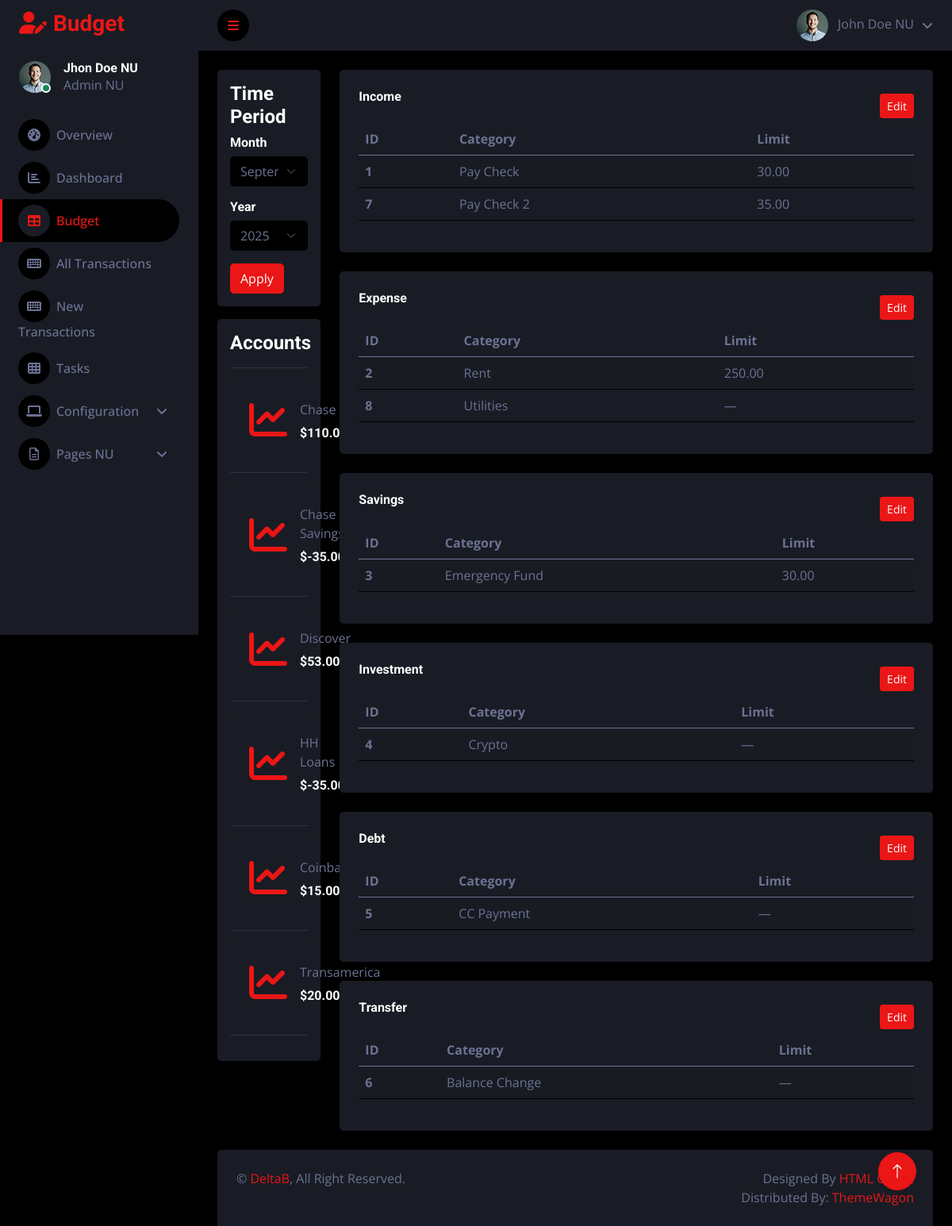
The page /budget/ on the database its author committed.
### BudgetApp/models.py (models this page shows, shortened)
class Account(models.Model):
    name = models.CharField(max_length=255, unique=True)
    type = models.ForeignKey(AccountType, on_delete=models.CASCADE)
    balance = models.DecimalField(max_digits=12, decimal_places=2, default=0)

class CategoryType(models.Model):
    name = models.CharField(max_length=255, unique=True)

class Category(models.Model):
    name = models.CharField(max_length=255, unique=True)
    type = models.ForeignKey(CategoryType, on_delete=models.CASCADE)

### BudgetApp/views.py (the view)
# urls.py: path('budget/', views.budget, name='budget'),
def budget(request):
    selected_month, selected_year = getselectedmonthyear(request)
    budgetmap = getbudgetmap(selected_month, selected_year)
    categories = Category.objects.all()
    categorytypes = CategoryType.objects.all().prefetch_related("category_set")
    accounts = Account.objects.all()
    accounttypes = AccountType.objects.all()
    transactions = Transaction.objects.all()
    context = {
        "categories": categories,
        "categorytypes": categorytypes,
        "accounts": accounts,
        "accounttypes": accounttypes,
        "transactions": transactions,
        "budgetmap": budgetmap,
        "selected_month": selected_month,
        "selected_year": selected_year,
    }
    return render(request, "budget.html", context)

### BudgetApp/contextprocessors.py (called while the page is built)
def typeiconmap(request):
    return {"typeiconmap": TYPEICONMAP}

def accounticonmap(request):
    return {"accounticonmap": ACCOUNTICONMAP}

### BudgetApp/templatetags/budgetextra.py (called while the page is built)
@register.filter
def getitem(dictionary, key):
    if isinstance(dictionary, dict):
        return dictionary.get(key)
    return None

### BudgetApp/views.py (called while the page is built)
def getselectedmonthyear(request):
    if "month" in request.GET and "year" in request.GET:
        request.session["month"] = int(request.GET["month"])
        request.session["year"] = int(request.GET["year"])
    selected_month = request.session.get("month")
    selected_year = request.session.get("year")
    if not selected_month or not selected_year:
        today = timezone.now()
        selected_month = today.month
        selected_year = today.year
        request.session["month"] = selected_month
        request.session["year"] = selected_year
    return selected_month, selected_year

def getbudgetmap(month, year):
    budgets = Budget.objects.filter(month=month, year=year)
    return {b.category_id: b.limit for b in budgets}

### BudgetApp/templates/budget.html (shortened to what this page needs)
{% load static %}
{% load budgetextra %}
<!DOCTYPE html>
<html lang="en">
<head>
    <link href="https://cdnjs.cloudflare.com/ajax/libs/font-awesome/6.5.2/css/all.min.css" rel="stylesheet">
    <link href="https://cdn.jsdelivr.net/npm/bootstrap-icons@1.4.1/font/bootstrap-icons.css" rel="stylesheet">
    <link href="{% static 'lib/owlcarousel/assets/owl.carousel.min.css' %}" rel="stylesheet">
    <link href="{% static 'lib/tempusdominus/css/tempusdominus-bootstrap-4.min.css' %}" rel="stylesheet" />
    <link href="{% static 'css/bootstrap.min.css' %}" rel="stylesheet">
    <link href="{% static 'css/style.css' %}" rel="stylesheet">
</head>
<body>
    <div class="container-fluid position-relative d-flex p-0">
        <div class="sidebar pe-4 pb-3">
            <nav class="navbar bg-secondary navbar-dark">
                <a href="{% url 'index' %}" class="navbar-brand mx-4 mb-3">
                    <h3 class="text-primary"><i class="fa fa-user-edit me-2"></i>Budget</h3>
                </a>
                <div class="d-flex align-items-center ms-4 mb-4">
                    <div class="position-relative">
                        <img class="rounded-circle" src="{% static 'img/user.jpg' %}" alt="" style="width: 40px; height: 40px;">
                        <div class="bg-success rounded-circle border border-2 border-white position-absolute end-0 bottom-0 p-1"></div>
                    </div>
                    <div class="ms-3">
                        <h6 class="mb-0">Jhon Doe NU</h6>
                        <span>Admin NU</span>
                    </div>
                </div>
                <div class="navbar-nav w-100">
                    <a href="{% url 'index' %}" class="nav-item nav-link"><i class="fa fa-tachometer-alt me-2"></i>Overview</a>
                    <a href="{% url 'dashboard' %}" class="nav-item nav-link"><i class="fa fa-chart-bar me-2"></i>Dashboard</a>
                    <a href="{% url 'budget' %}" class="nav-item nav-link active"><i class="fa fa-table me-2"></i>Budget</a>
                    <a href="{% url 'alltransactions' %}" class="nav-item nav-link"><i class="fa fa-keyboard me-2"></i>All Transactions</a>
                    <a href="{% url 'newtransactions' %}" class="nav-item nav-link"><i class="fa fa-keyboard me-2"></i>New Transactions</a>
                    <a href="{% url 'tasks' %}" class="nav-item nav-link"><i class="fa fa-th me-2"></i>Tasks</a>
                    <div class="nav-item dropdown">
                        <a href="#" class="nav-link dropdown-toggle" data-bs-toggle="dropdown"><i class="fa fa-laptop me-2"></i>Configuration</a>
                    </div>
                    <div class="nav-item dropdown">
                        <a href="#" class="nav-link dropdown-toggle" data-bs-toggle="dropdown"><i class="far fa-file-alt me-2"></i>Pages NU</a>
                    </div>
                </div>
            </nav>
        </div>
        <div class="content">
            <nav class="navbar navbar-expand bg-secondary navbar-dark sticky-top px-4 py-0">
                <a href="#" class="sidebar-toggler flex-shrink-0">
                    <i class="fa fa-bars"></i>
                </a>
                <div class="navbar-nav align-items-center ms-auto">
                    <div class="nav-item dropdown">
                        <a href="#" class="nav-link dropdown-toggle" data-bs-toggle="dropdown">
                            <img class="rounded-circle me-lg-2" src="{% static 'img/user.jpg' %}" alt="" style="width: 40px; height: 40px;">
                            <span class="d-none d-lg-inline-flex">John Doe NU</span>
                        </a>
                    </div>
                </div>
            </nav>
            <div class="container-fluid pt-4 px-4">
                <div class="row g-4">
                    <div class="col-sm-12 col-xl-2">
                        <div class="d-flex flex-column gap-3">
                            <div class="bg-secondary rounded h-100 p-3">
                                <h4>Time Period</h4>
                                <form method="get" id="periodForm">
                                    <h6>Month</h6>
                                    <select class="form-select mb-3" name="month">
                                        <option value="9" {% if selected_month == 9 %}selected{% endif %}>September</option>
                                    </select>
                                    <h6>Year</h6>
                                    <select class="form-select mb-3" name="year">
                                        <option value="2025" {% if selected_year == 2025 %}selected{% endif %}>2025</option>
                                    </select>
                                    <button type="submit" class="btn btn-primary">Apply</button>
                                </form>
                            </div>
                            <div class="bg-secondary rounded h-100 p-3">
                                <h4>Accounts</h4>
                                <hr>
                                {% for account in accounts %}
                                    <div class="bg-secondary rounded d-flex align-items-center justify-content-between p-4">
                                        <i class="fa fa-chart-line fa-3x text-primary"></i>
                                        <div class="ms-3">
                                            <p class="mb-2">{{account.name}}</p>
                                            <h6 class="mb-0">${{account.balance}}</h6>
                                        </div>
                                    </div>
                                    <hr>
                                {% endfor %}
                            </div>
                        </div>
                    </div>
                    <div class="col-sm-12 col-xl-10">
                        <div class="row g-4">
                            {% for categorytype in categorytypes %}
                            <div class="col-sm-12 col-xl-12">
                                <div class="bg-secondary rounded h-100 p-4">
                                    <div class="d-flex align-items-center justify-content-between">
                                    <h6 class="mb-4">{{ categorytype.name }}</h6>
                                    <a href="#" class="btn btn-sm btn-primary" data-bs-toggle="modal" data-bs-target="#editModal{{ categorytype.id }}">
                                        Edit
                                    </a>
                                    </div>
                                    <table class="table table-striped">
                                        <thead>
                                            <tr>
                                                <th scope="col">ID</th>
                                                <th scope="col">Category</th>
                                                <th scope="col">Limit</th>
                                            </tr>
                                        </thead>
                                        <tbody>
                                            {% for category in categorytype.category_set.all %}
                                                <tr>
                                                    <th scope="row">{{category.id}}</th>
                                                    <td>{{category.name}}</td>
                                                    <td>{{budgetmap|getitem:category.id|default:"—"}}</td>
                                                </tr>
                                            {% empty %}
                                                <tr>
                                                    <td colspan="2">No categories yet</td>
                                                </tr>
                                            {% endfor %}
                                        </tbody>
                                    </table>
                                </div>
                            </div>
                            {% endfor %}
                        </div>
                    </div>
                </div>
            </div>
            <div class="container-fluid pt-4 px-4">
                <div class="bg-secondary rounded-top p-4">
                    <div class="row">
                        <div class="col-12 col-sm-6 text-center text-sm-start">
                            &copy; <a href="#">DeltaB</a>, All Right Reserved.
                        </div>
                        <div class="col-12 col-sm-6 text-center text-sm-end">
                            Designed By <a href="https://htmlcodex.com">HTML Codex</a>
                            <br>Distributed By: <a href="https://themewagon.com" target="_blank">ThemeWagon</a>
                        </div>
                    </div>
                </div>
            </div>
        </div>
        <a href="#" class="btn btn-lg btn-primary btn-lg-square back-to-top"><i class="bi bi-arrow-up"></i></a>
    </div>
</body>
</html>

### BudgetApp/static/css/style.css (style rules this page uses)
:root { --primary: #EB1616; --secondary: #191C24; --light: #6C7293; --dark: #000000; }
.back-to-top { position: fixed; display: none; right: 45px; bottom: 45px; z-index: 99; }
.btn { transition: .5s; }
.btn-lg-square { width: 48px; height: 48px; }
.btn-square, .btn-sm-square, .btn-lg-square { padding: 0; display: inline-flex; align-items: center; justify-content: center; font-weight: normal; border-radius: 50px; }
.sidebar { position: fixed; top: 0; left: 0; bottom: 0; width: 250px; height: 100vh; overflow-y: auto; background: var(--secondary); transition: 0.5s; z-index: 999; }
.content { margin-left: 250px; min-height: 100vh; background: var(--dark); transition: 0.5s; }
@media (min-width: 992px) { .sidebar { margin-left: 0; } }
@media (min-width: 992px) { .content { width: calc(100% - 250px); } }
.sidebar .navbar .navbar-nav .nav-link { padding: 7px 20px; color: var(--light); font-weight: 500; border-left: 3px solid var(--secondary); border-radius: 0 30px 30px 0; outline: none; }
.sidebar .navbar .navbar-nav .nav-link:hover, .sidebar .navbar .navbar-nav .nav-link.active { color: var(--primary); background: var(--dark); border-color: var(--primary); }
.sidebar .navbar .navbar-nav .nav-link i { width: 40px; height: 40px; display: inline-flex; align-items: center; justify-content: center; background: var(--dark); border-radius: 40px; }
.sidebar .navbar .navbar-nav .nav-link:hover i, .sidebar .navbar .navbar-nav .nav-link.active i { background: var(--secondary); }
.sidebar .navbar .dropdown-toggle::after { position: absolute; top: 15px; right: 15px; border: none; content: "\f107"; font-family: "Font Awesome 5 Free"; font-weight: 900; transition: .5s; }
.content .navbar .navbar-nav .nav-link { margin-left: 25px; padding: 12px 0; color: var(--light); outline: none; }
.content .navbar .sidebar-toggler, .content .navbar .navbar-nav .nav-link i { width: 40px; height: 40px; display: inline-flex; align-items: center; justify-content: center; background: var(--dark); border-radius: 40px; }
.content .navbar .dropdown-toggle::after { margin-left: 6px; vertical-align: middle; border: none; content: "\f107"; font-family: "Font Awesome 5 Free"; font-weight: 900; transition: .5s; }

### rows shown on the page
Account: name "Chase", balance "110.00"
Account: name "Chase Savings", balance "-35.00"
Account: name "Discover", balance "53.00"
Account: name "HH Loans", balance "-35.00"
Account: name "Coinbase", balance "15.00"
Account: name "Transamerica", balance "20.00"
CategoryType: name "Income"
Category: id "1", name "Pay Check", id "30.00"
Category: id "7", name "Pay Check 2", id "35.00"
CategoryType: name "Expense"
Category: id "2", name "Rent", id "250.00"
Category: id "8", name "Utilities", id "—"
CategoryType: name "Savings"
Category: id "3", name "Emergency Fund", id "30.00"
CategoryType: name "Investment"
Category: id "4", name "Crypto", id "—"
CategoryType: name "Debt"
Category: id "5", name "CC Payment", id "—"
CategoryType: name "Transfer"
Category: id "6", name "Balance Change", id "—"
